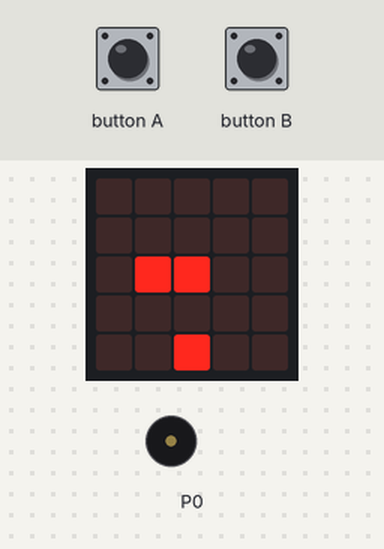
Bench run of a program on a simulated BBC micro:bit (MakeCode). On the bench: the board's 5×5 LED display, buzzer (waves = sounding). Inputs (shaded band) come from the test bench. Random numbers come from a fixed seed; the run ends where the board's game-over animation would start. At 8.3 s the program stops and its outputs stay as they are.

Above: at 2.2 s.
2.3 s: button B pressed for 0.15 s
At 2.9 s:
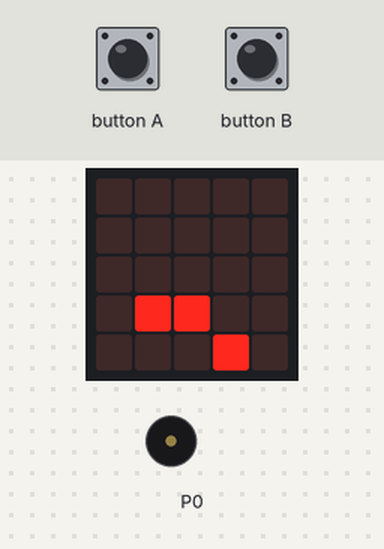
At 3.9 s:
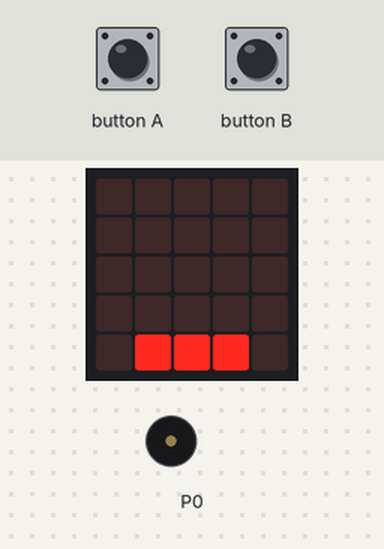
5.4 s: button A pressed for 0.15 s
At 8.9 s:
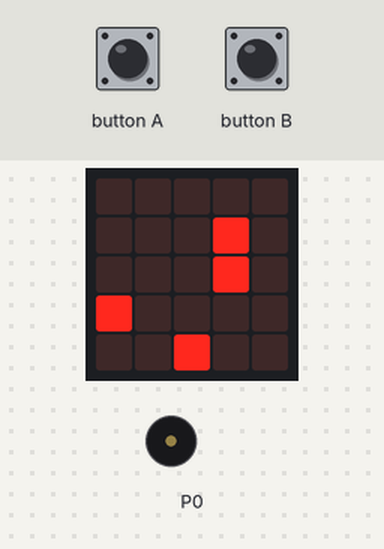
Timing chart, 0 to 9.8 s (numbered marks = the images above; inputs shaded):
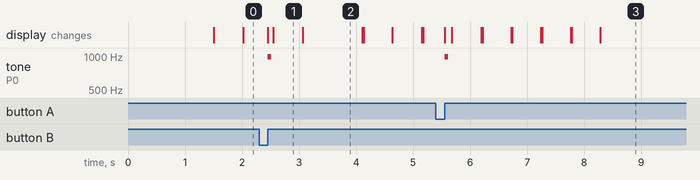

The program:

main.ts
```typescript
input.onButtonPressed(Button.A, function () {
    n.change(LedSpriteProperty.X, -1)
    music.playTone(988, music.beat(BeatFraction.Eighth))
})
input.onButtonPressed(Button.B, function () {
    n.change(LedSpriteProperty.X, 1)
    music.playTone(988, music.beat(BeatFraction.Eighth))
})
let n: game.LedSprite = null
n = game.createSprite(2, 4)
let n0 = game.createSprite(randint(0, 4), 0)
let n1 = game.createSprite(2, 0)
let n2 = game.createSprite(2, 0)
let n3 = game.createSprite(2, 0)
n1.delete()
let n0b = 0
let n1a = 0
let n1b = 0
let n2b = 0
let n3b = 0
basic.pause(1000)
basic.forever(function () {
    if (n0.isDeleted()) {
        n0 = game.createSprite(randint(0, 4), 0)
    }
    if (n1.isDeleted() && n1a > 3) {
        n1 = game.createSprite(randint(0, 4), 0)
    }
    if (n2.isDeleted() && n1a > 5) {
        n2 = game.createSprite(randint(0, 4), 0)
    }
    if (n3.isDeleted() && n1a > 7) {
        n3 = game.createSprite(randint(0, 4), 0)
    }
    if (n1a < 15) {
        basic.pause(500)
    } else {
        basic.pause(200)
    }
    n0.change(LedSpriteProperty.Y, 1)
    n1.change(LedSpriteProperty.Y, 1)
    n2.change(LedSpriteProperty.Y, 1)
    n3.change(LedSpriteProperty.Y, 1)
    if (n0.get(LedSpriteProperty.Y) == 4) {
        if (n0b > 1) {
            n0.delete()
            n0b = 0
            if (n1a == 0) {
                n1a = 1
            }
        }
        n0b += 1
    }
    if (n1.get(LedSpriteProperty.Y) == 4) {
        if (n1b > 1) {
            n1.delete()
            n1b = 0
        }
        n1b += 1
    }
    if (n2.get(LedSpriteProperty.Y) == 4) {
        if (n2b > 1) {
            n2.delete()
            n2b = 0
        }
        n2b += 1
    }
    if (n3.get(LedSpriteProperty.Y) == 4) {
        if (n3b > 1) {
            n3.delete()
            n3b = 0
        }
        n3b += 1
    }
    if (n1a > 0) {
        n1a += 1
    }
})
basic.forever(function () {
    if (n.isTouching(n0) || n.isTouching(n1) || (n.isTouching(n2) || n.isTouching(n3))) {
        music.startMelody(music.builtInMelody(Melodies.Entertainer), MelodyOptions.Once)
        game.gameOver()
    }
})
```

test.ts
```typescript
// テストはここに来ます。このパッケージが拡張機能として使用されるときにはコンパイルされません。
```

Measured:
- after the input at 2.3 s, tone on P0: silent → 988 Hz after 0.15 s, → silent 0.06 s later
- after the input at 5.4 s, tone on P0: silent → 988 Hz after 0.15 s, → silent 0.06 s later
- what the display in image 1 shows lasts 0.6 s, from 2.5 s to 3.1 s
- what the display in image 2 shows lasts 1.0 s, from 3.1 s to 4.1 s
